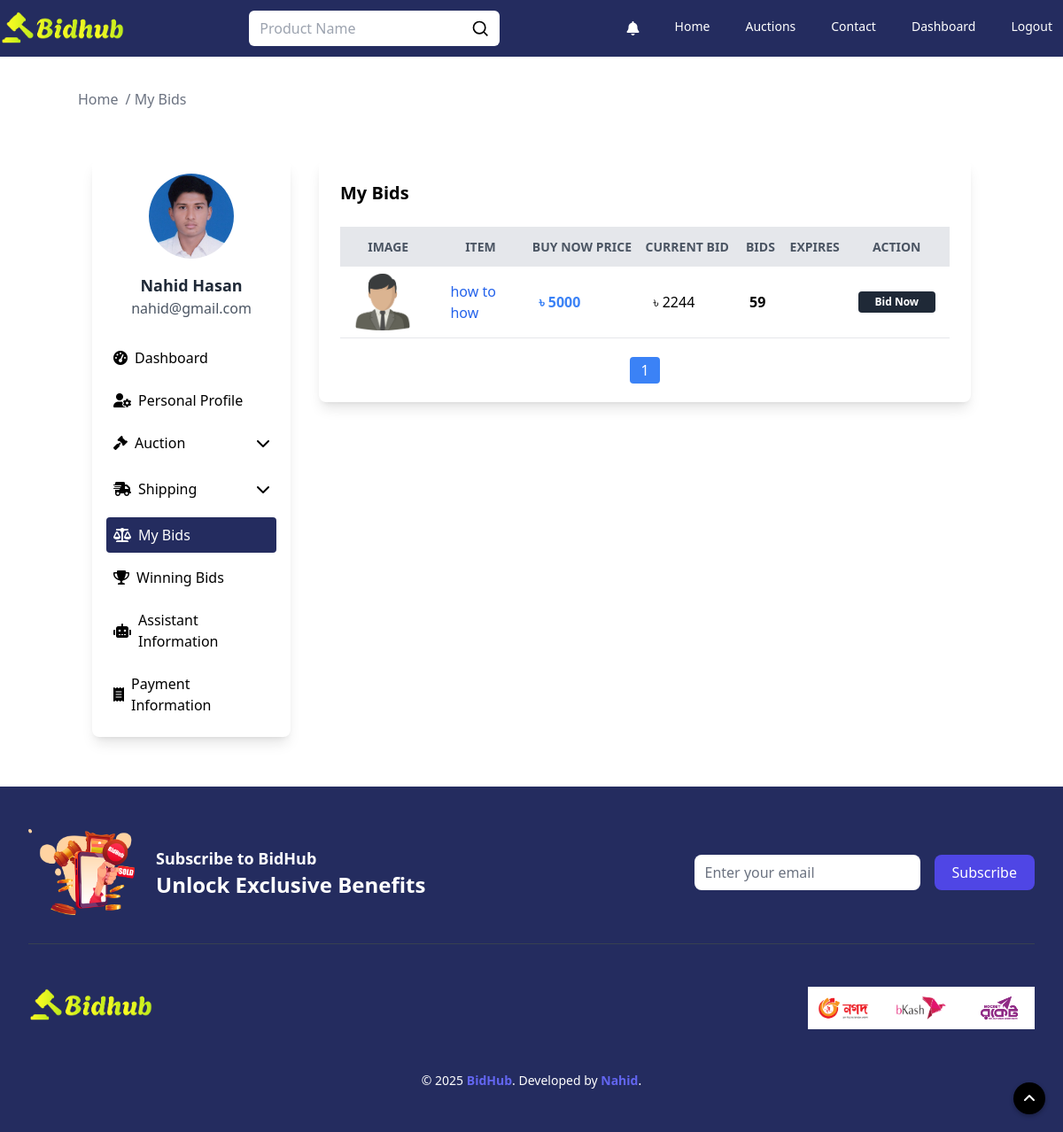
/user/bid (signed in), run on an earlier commit of the app's database.
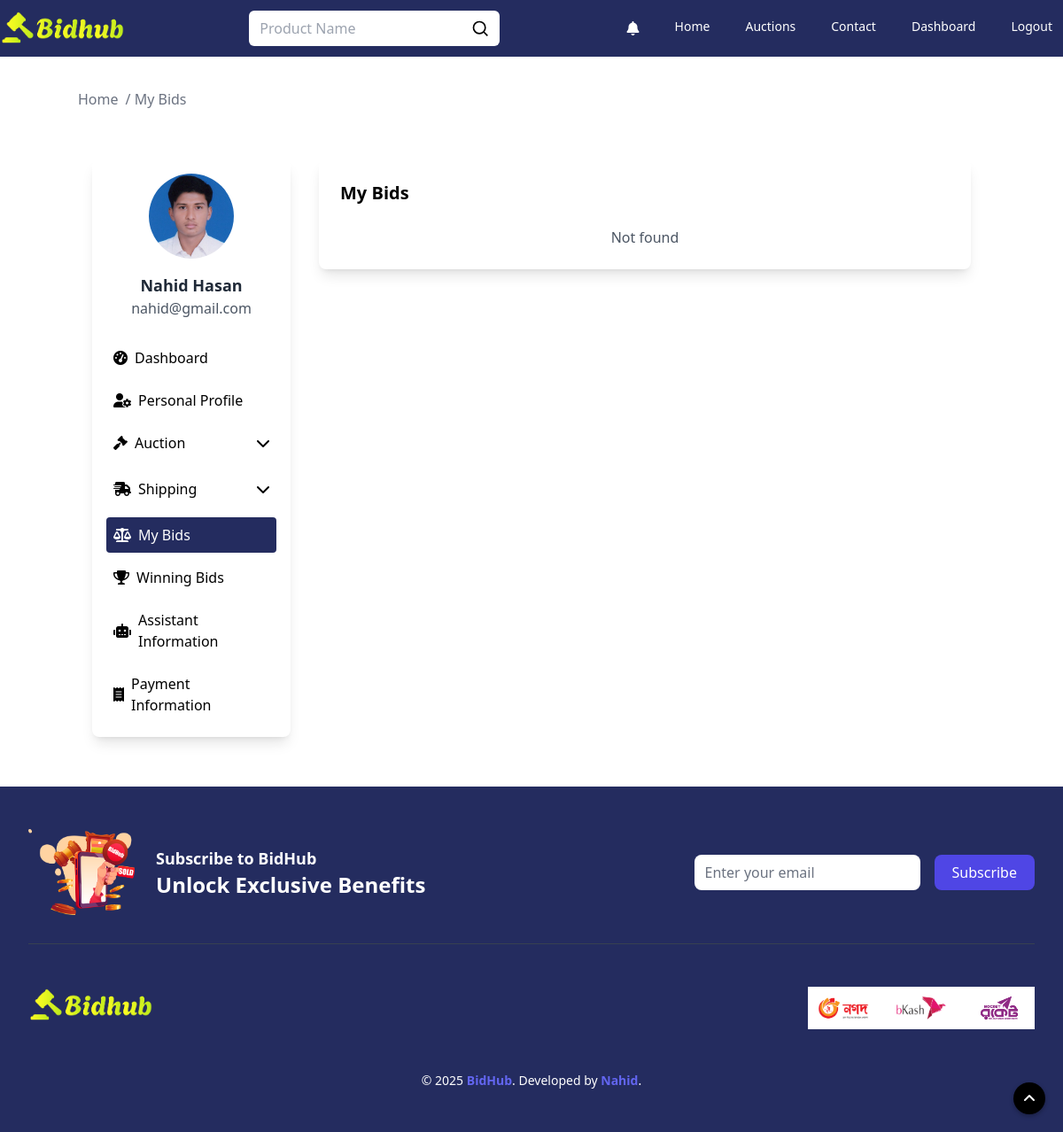
And on a later commit of the database.
### auctions/models.py (models this page shows, shortened)
class AuctionList(models.Model):
    user = models.ForeignKey(User, on_delete=models.CASCADE, null=True)
    title = models.CharField(max_length=2000)
    desc = tinymce_models.HTMLField()
    starting_bid = models.IntegerField()
    buy_now_price = models.IntegerField(default=0)
    bid_watch_list = models.IntegerField(default=0)
    expire_date = models.DateTimeField(blank=False, null=True)
    categories = models.ManyToManyField('Category', through='AuctionCategory')
    active_bool = models.BooleanField(default=True)

### auctions/views.py (the view)
# urls.py: path("user/bid", views.user_bid, name="userBids"),
@login_required(login_url='login')
def user_bid(request):
    userBids = Bids.objects.filter(user=request.user)
    user_auctions = AuctionList.objects.filter(id__in=[bid.auction_id for bid in userBids])
    for auction in user_auctions:
        first_image = AuctionImage.objects.filter(auction=auction).first()
        if first_image:
            auction.image_url = request.build_absolute_uri(first_image.image_url.url)
        else:
            auction.image_url = None
        auction.total_bids = Bids.objects.filter(auction=auction).count()
        current_bid = Bids.objects.filter(auction=auction).aggregate(Max('bid'))['bid__max']
        auction.current_bid = current_bid if current_bid is not None else 0
    paginator = Paginator(user_auctions, 5)
    page_number = request.GET.get("page")
    page_obj = paginator.get_page(page_number)
    total_auctions = paginator.count
    user = request.user
    profile_picture_url = None
    if user.profile_picture:
        profile_picture_url = request.build_absolute_uri(user.profile_picture.url)
    return render(request, "my-bid.html", {
        'email': user.email,
        'name': f"{user.first_name} {user.last_name}",
        'profile_picture': profile_picture_url,
        'userBids': user_auctions,
        'user_auctions': page_obj,
        'total_auctions': total_auctions
    })

### auctions/templates/my-bid.html (shortened to what the changed rows need)
{% extends "layout.html" %}
{% load static %}
{% block body %}
    <div class="max-w-[1280px] w-full m-auto">
        <section class="my-10">
            <div class="container mx-auto">
                <div class="flex flex-wrap justify-center">
                    <div class="w-full sm:w-2/3 lg:w-3/4 p-4">
                        <div class="bg-white shadow-lg rounded-lg p-6 mb-10">
                            <h5 class="text-xl font-semibold mb-6">My Bids</h5>
                            {% if userBids %}
                            <div class="w-full overflow-x-auto">
                                <table class="w-full border-collapse">
                                    <thead>
                                    <tr class="w-full bg-gray-200 text-gray-600 uppercase text-sm leading-normal">
                                        <th class="py-3">Image</th>
                                        <th class="py-3">Item</th>
                                        <th class="py-3">Buy Now Price</th>
                                        <th class="py-3">Current Bid</th>
                                        <th class="py-3">Bids</th>
                                        <th class="py-3">Expires</th>
                                        <th class="py-3">Action</th>
                                    </tr>
                                    </thead>
                                    <tbody>
                                    {% for auction_p_list in userBids %}
                                        <tr class="border-b hover:bg-gray-50">
                                            <td class="py-2 px-4">
                                                <a href="{% url 'auctionDetails' auction_p_list.id %}">
                                                    <img src="{{ auction_p_list.image_url }}"
                                                         alt="{{ auction_p_list.title }}"
                                                         class="h-16 w-auto rounded-lg">
                                                </a>
                                            </td>
                                            <td class="py-2 px-4 w-[100px]">
                                                <a href="{% url 'auctionDetails' auction_p_list.id %}"
                                                   class="text-blue-600 hover:underline line-clamp-2">
                                                    {{ auction_p_list.title }}
                                                </a>
                                            </td>
                                            <td class="py-2 px-4 text-blue-500 font-semibold">
                                                ৳ {{ auction_p_list.buy_now_price }}
                                            </td>
                                            <td class="py-2 px-4">
                                                ৳ {{ auction_p_list.current_bid|default:auction_p_list.starting_bid }}
                                            </td>
                                            <td class="py-2 px-4">
                                                <span class="font-bold">{{ auction_p_list.total_bids|default:"0" }}</span>
                                            </td>
                                            <td class="py-2 px-4">
                                            </td>
                                            <td class="py-2 px-4">
                                                <div class="bg-gray-800 text-center px-3 py-1 text-xs rounded">
                                                    <a href="{% url 'auctionDetails' auction_p_list.id %}"
                                                       class="text-white font-bold">Bid Now</a>
                                                </div>
                                            </td>
                                        </tr>
                                    {% endfor %}
                                    </tbody>
                                </table>
                            </div>
                                <div class="mt-6 flex justify-center">
                                    <ul class="flex space-x-2">
                                        {% for num in user_auctions.paginator.page_range %}
                                            {% if num == 1 or num == user_auctions.paginator.num_pages %}
                                                <li>
                                                    <a href="?page={{ num }}"
                                                       class="{% if num == user_auctions.number %} bg-blue-500 text-white {% else %} bg-gray-200 text-gray-700 {% endif %} px-3 py-1 rounded">
                                                        {{ num }}
                                                    </a>
                                                </li>
                                            {% elif num == user_auctions.number|add:"-2" or num == user_auctions.number|add:"2" %}
                                                <li>
                                                    <span class="px-3 py-1">...</span>
                                                </li>
                                            {% endif %}
                                        {% endfor %}
                                    </ul>
                                </div>
                            {% else %}
                                <p class="w-full text-center text-gray-600">Not found</p>
                            {% endif %}
                        </div>
                    </div>
                </div>
            </div>
        </section>
    </div>
{% endblock %}

What changed in the data, as far as the page shows it:
removed AuctionList: title "how to how", buy_now_price "5000", current_bid "2244", total_bids "59"
Also different on the page:
text no longer shown: "IMAGE ITEM BUY NOW PRICE CURRENT BID BIDS EXPIRES ACTION"
text now shown: "Not found"
list line gone: "1"
